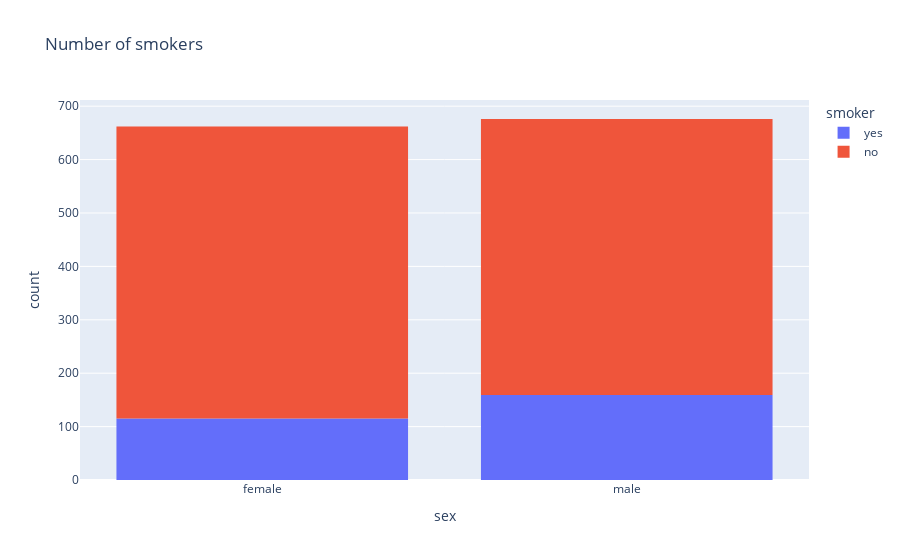

Notebook code for this chart:
### Code cell
import plotly.express as px

df = px.data.tips()
fig = px.histogram(DF,
    x="sex",
    color="smoker",
    title= "Number of smokers"
)
fig.show()

### Figure 1 — Plotly figure (JSON) as saved in the notebook; plotly's stock layout.template omitted (floating-point values rounded to 4 significant figures; data arrays with more than 128 entries replaced by an {"elided": "..."} marker saying what was removed)
{"data": [{"alignmentgroup": "True", "bingroup": "x", "hovertemplate": "smoker=yes<br>sex=%{x}<br>count=%{y}<extra></extra>", "legendgroup": "yes", "marker": {"color": "#636efa", "pattern": {"shape": ""}}, "name": "yes", "offsetgroup": "yes", "orientation": "v", "showlegend": true, "type": "histogram", "x": {"elided": "274 str values"}, "xaxis": "x", "yaxis": "y"}, {"alignmentgroup": "True", "bingroup": "x", "hovertemplate": "smoker=no<br>sex=%{x}<br>count=%{y}<extra></extra>", "legendgroup": "no", "marker": {"color": "#EF553B", "pattern": {"shape": ""}}, "name": "no", "offsetgroup": "no", "orientation": "v", "showlegend": true, "type": "histogram", "x": {"elided": "1064 str values"}, "xaxis": "x", "yaxis": "y"}], "layout": {"barmode": "relative", "legend": {"title": {"text": "smoker"}, "tracegroupgap": 0}, "title": {"text": "Number of smokers"}, "xaxis": {"anchor": "y", "domain": [0, 1], "title": {"text": "sex"}}, "yaxis": {"anchor": "x", "domain": [0, 1], "title": {"text": "count"}}}}
